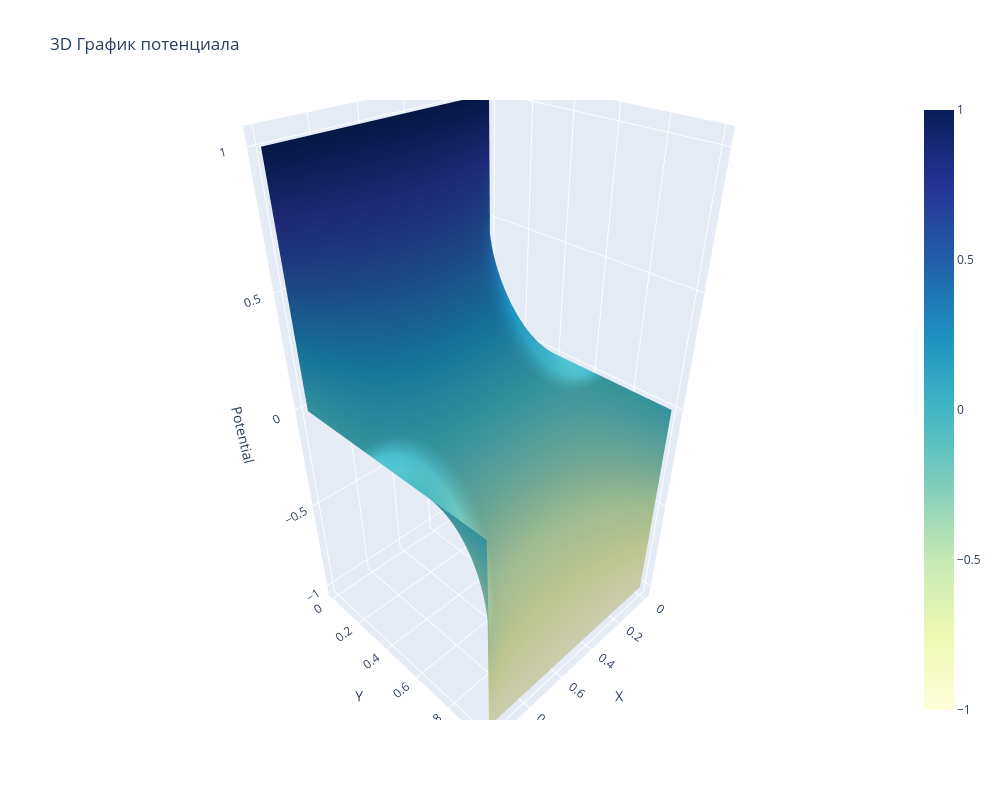

Notebook code for this chart:
### Code cell
result = poisson_equation.potential_result(
                        all_solvers[2], boundary_conditions, 
                        source, nod_number, 
                        iteration, precision, omega)
plot_potential(result, nod_number)

### Figure 1 — Plotly figure (JSON) as saved in the notebook; plotly's stock layout.template omitted (floating-point values rounded to 4 significant figures; data arrays with more than 128 entries replaced by an {"elided": "..."} marker saying what was removed)
{"data": [{"colorscale": [[0, "rgb(255,255,217)"], [0.125, "rgb(237,248,177)"], [0.25, "rgb(199,233,180)"], [0.375, "rgb(127,205,187)"], [0.5, "rgb(65,182,196)"], [0.625, "rgb(29,145,192)"], [0.75, "rgb(34,94,168)"], [0.875, "rgb(37,52,148)"], [1, "rgb(8,29,88)"]], "type": "surface", "x": {"elided": "100x100 float values"}, "y": {"elided": "100x100 float values"}, "z": {"elided": "100x100 float values"}}], "layout": {"height": 800, "scene": {"xaxis": {"title": {"text": "X"}}, "yaxis": {"title": {"text": "Y"}}, "zaxis": {"title": {"text": "Potential"}}}, "title": {"text": "3D График потенциала"}, "width": 1000}}
